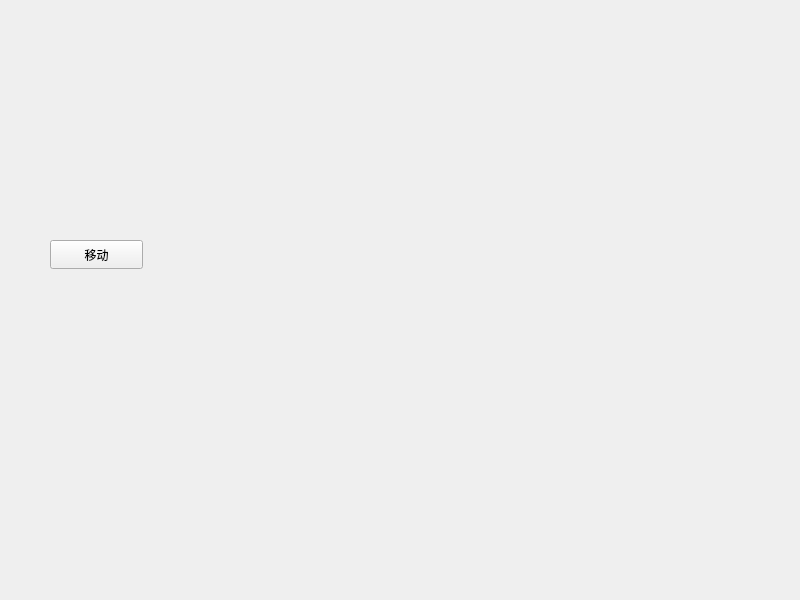
<?xml version="1.0" encoding="UTF-8"?>
<ui version="4.0">
 <class>Widget</class>
 <widget class="QWidget" name="Widget">
  <property name="geometry">
   <rect>
    <x>0</x>
    <y>0</y>
    <width>800</width>
    <height>600</height>
   </rect>
  </property>
  <property name="windowTitle">
   <string>Widget</string>
  </property>
  <widget class="QPushButton" name="pushButton">
   <property name="geometry">
    <rect>
     <x>50</x>
     <y>240</y>
     <width>93</width>
     <height>29</height>
    </rect>
   </property>
   <property name="text">
    <string>移动</string>
   </property>
  </widget>
 </widget>
 <resources/>
 <connections/>
</ui>
